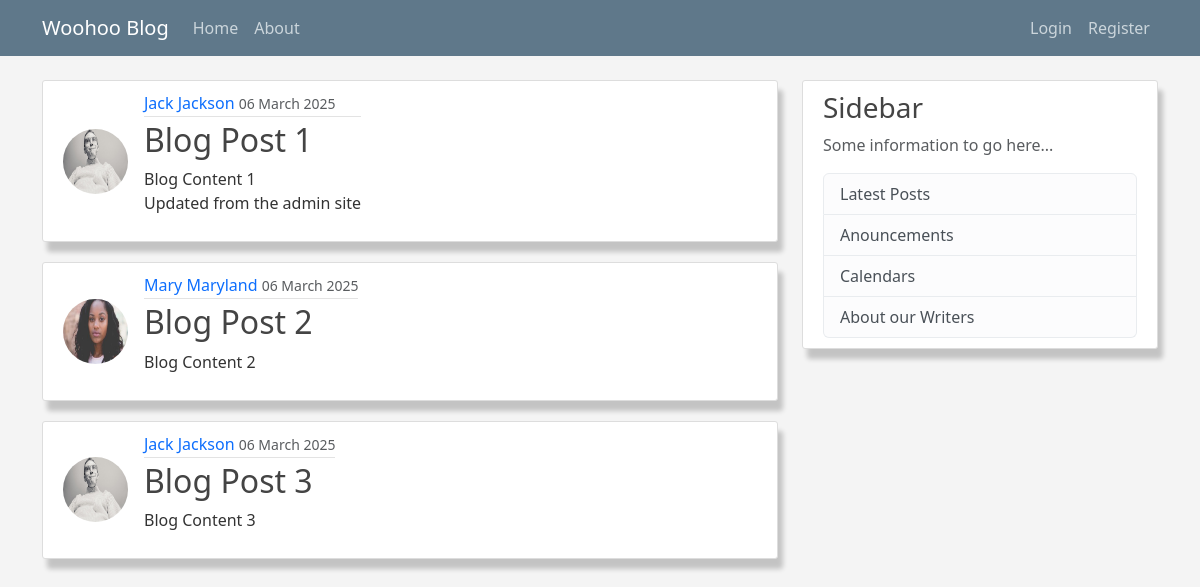
Screenshot of /blog/ with the database file from the repository.
### blog/models.py (models this page shows, shortened)
class Post(Model):
    title = CharField(max_length=100)
    content = TextField()
    date_posted = DateTimeField(default=timezone.now)
    author = ForeignKey(User, on_delete=CASCADE)

### users/models.py (models this page shows, shortened)
class Profile(Model):
    user = OneToOneField(User, on_delete=CASCADE)
    image = ImageField(default="default.jpg", upload_to="profile_pics")

### blog/views.py (the view)
# urls.py: path("", views.home, name="blog-home"),
def home(request):
    context = {"posts": Post.objects.all()}
    return render(request, "blog/index.html", context)

### blog/templates/blog/index.html
{% extends "blog/base.html" %} {% block content %}
{% for post in posts %}
<article class="d-flex align-items-center content-section">
  <img src="{{post.author.profile.image.url}}" alt="profile pic" class="rounded-circle article-img me-3">
  <div class="media-body">
    <div class="article-metadata">
      <a href="#">{{post.author.first_name}} {{post.author.last_name}}</a>
      <small class="text-muted">{{post.date_posted|date:"d F Y"}}</small>
    </div>
    <h2><a href="#" class="article-title">{{post.title}}</a></h2>
    <p class="article-content">{{post.content}}</p>
  </div>
</article>
{% endfor %} {% endblock content %}

### blog/templates/blog/base.html (shortened to what this page needs)
{% load static %}
<!DOCTYPE html>
<html lang="en">
  <head>
    <link
      href="https://cdn.jsdelivr.net/npm/bootstrap@5.3.3/dist/css/bootstrap.min.css"
      rel="stylesheet"
    />
    <link rel="stylesheet" href="{% static "blog/style.css" %}">
  </head>
  <body>
    <header class="site-header">
      <nav class="navbar navbar-expand-md navbar-dark bg-steel fixed-top">
        <div class="container">
          <a href="{% url "blog-home" %}" class="navbar-brand mr-4">Woohoo Blog</a>
          <div class="collapse navbar-collapse" id="navbarToggle">
            <div class="navbar-nav me-auto">
              <a href="{% url "blog-home" %}" class="nav-item nav-link">Home</a>
              <a href="{% url "blog-about" %}" class="nav-item nav-link">About</a>
            </div>
            <div class="navbar-nav ms-auto">
              {% if user.is_authenticated %}
                <a href="{% url "profile" %}" class="nav-item nav-link">Profile</a>
                <form action="{% url "logout" %}" method="POST">
                  {% csrf_token %}
                  <button type="submit" class="nav-item nav-link">Logout</button>
                </form>
              {% else %}
                <a href="{% url "login" %}" class="nav-item nav-link">Login</a>
                <a href="{% url "register" %}" class="nav-item nav-link">Register</a>
              {% endif %}
            </div>
          </div>
        </div>
      </nav>
    </header>
    <main role="main" class="container">
      <div class="row">
        <div class="col-md-8">
          {% block content %}{% endblock content %}</div>
        <div class="col-md-4">
          <div class="content-section">
            <h3>Sidebar</h3>
            <p class="text-muted">Some information to go here...</p>
            <ul class="list-group">
              <li class="list-group-item list-group-item-light">
                Latest Posts
              </li>
              <li class="list-group-item list-group-item-light">
                Anouncements
              </li>
              <li class="list-group-item list-group-item-light">Calendars</li>
              <li class="list-group-item list-group-item-light">
                About our Writers
              </li>
            </ul>
          </div>
        </div>
      </div>
    </main>
  </body>
</html>

### blog/static/blog/style.css (style rules this page uses)
:root { --primary-color: #111; --secondary-color: #f4f4f4; --tertiary-color: #333; --bg-dark: #111; --bg-light: lightgrey; --text-dark: #000; --text-md: #333; --text-light: #fff; }
body { background: var(--secondary-color); color: var(--text-md); margin-top: 5rem; }
h1, h2, h3, h4, h5, h6 { color: #444444; }
a { text-decoration: none; }
ul { margin: 0; }
.bg-steel { background-color: #5f788a; }
.site-header .navbar-nav .nav-link { color: #cbd5db; }
.content-section { background: #ffffff; padding: 10px 20px; border: 1px solid #dddddd; border-radius: 3px; margin-bottom: 20px; box-shadow: 5px 10px 5px rgba(0,0,0,0.2); }
.article-title { color: #444444; }
.article-content { white-space: pre-line; }
.article-img { height: 65px; width: 65px; margin-right: 16px; }
.article-metadata { padding-bottom: 1px; margin-bottom: 4px; border-bottom: 1px solid #e3e3e3; }

### rows the page displays
Post: author.profile.image (picture), author.first_name "Jack", author.last_name "Jackson", date_posted "06 March 2025", title "Blog Post 1", content "Blog Content 1 Updated from the admin site"
Post: author.profile.image (picture), author.first_name "Mary", author.last_name "Maryland", date_posted "06 March 2025", title "Blog Post 2", content "Blog Content 2"
Post: author.profile.image (picture), author.first_name "Jack", author.last_name "Jackson", date_posted "06 March 2025", title "Blog Post 3", content "Blog Content 3"
